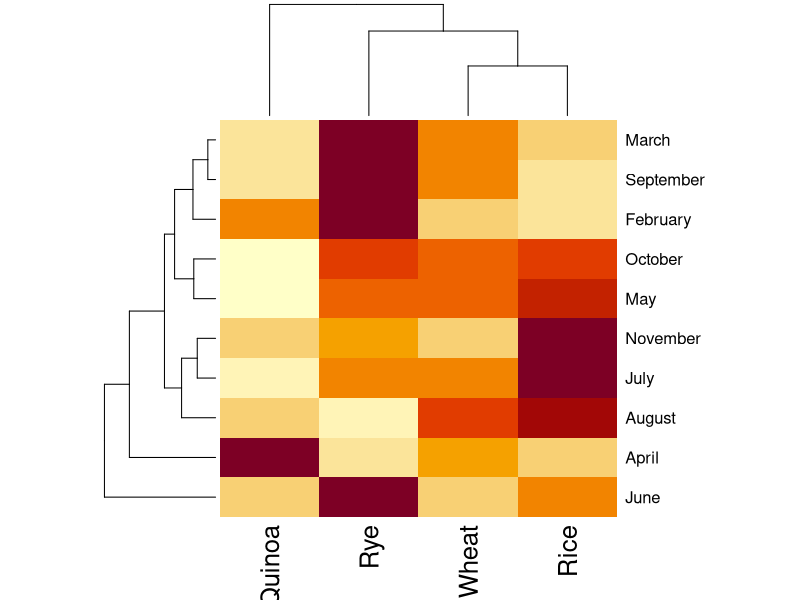
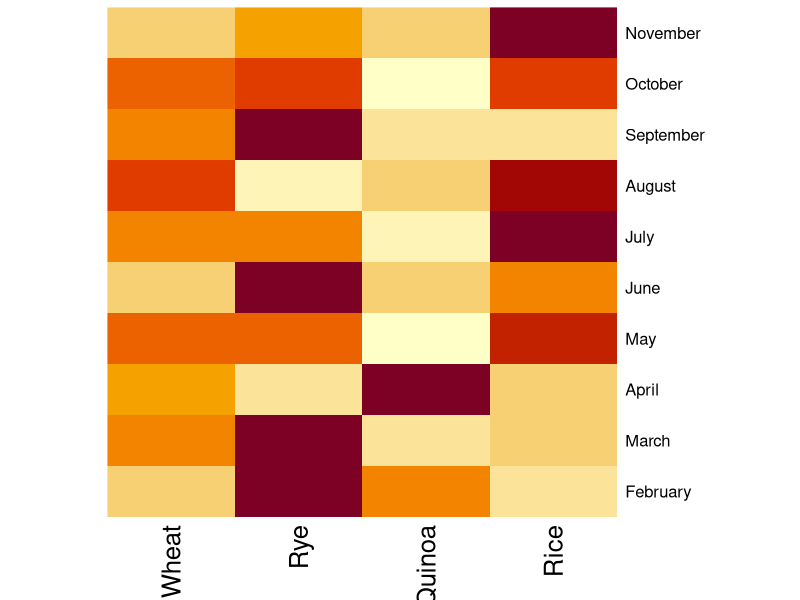
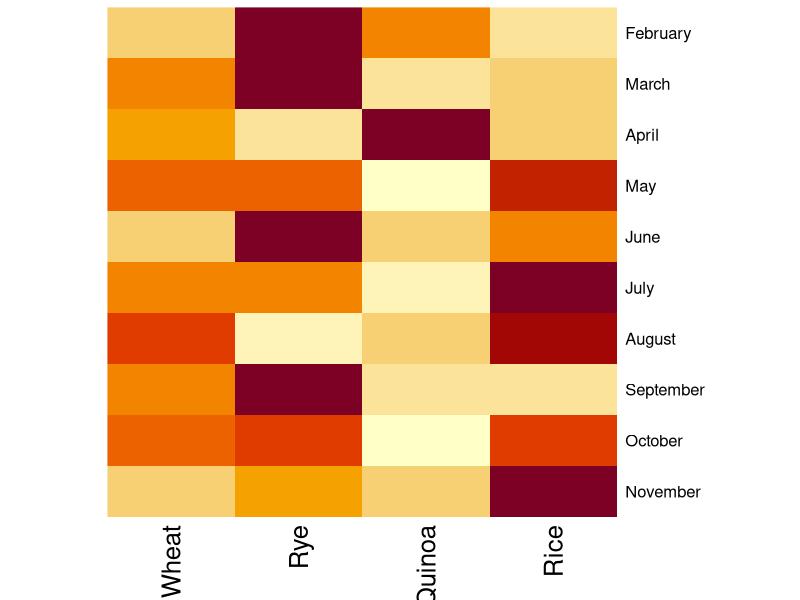
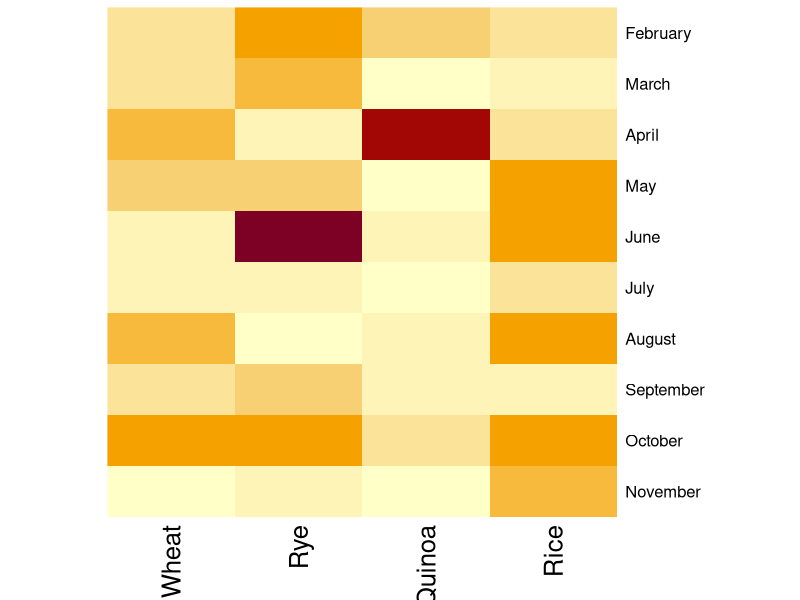
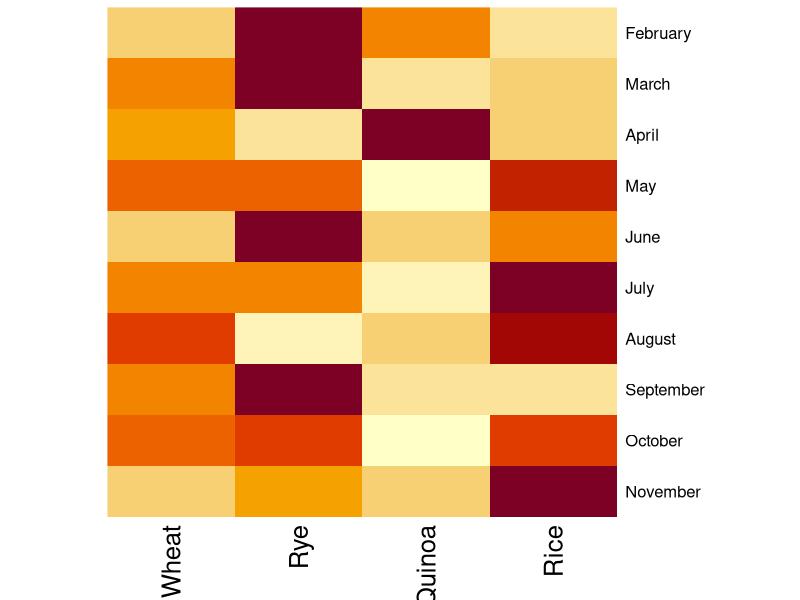
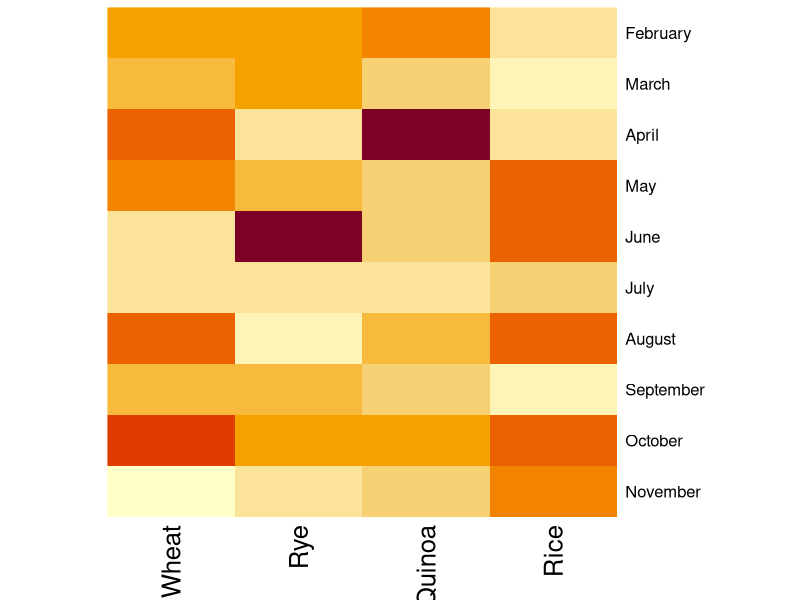
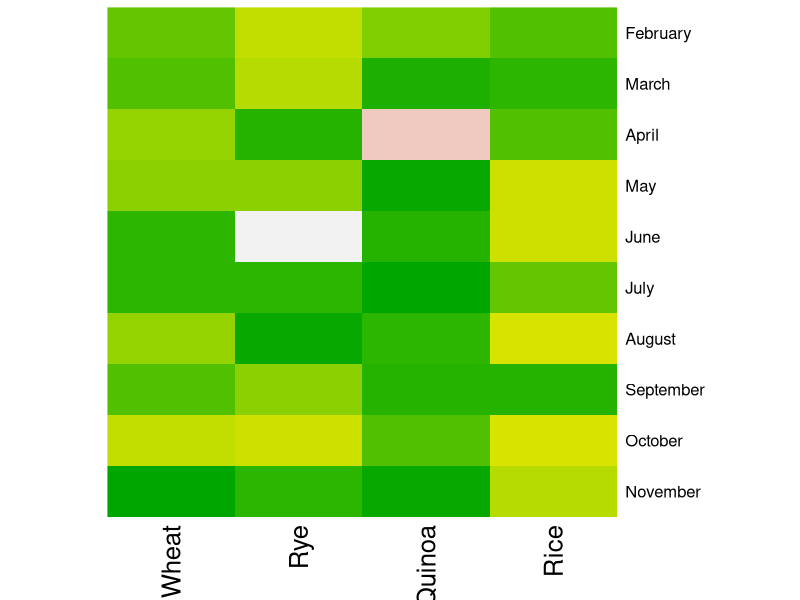
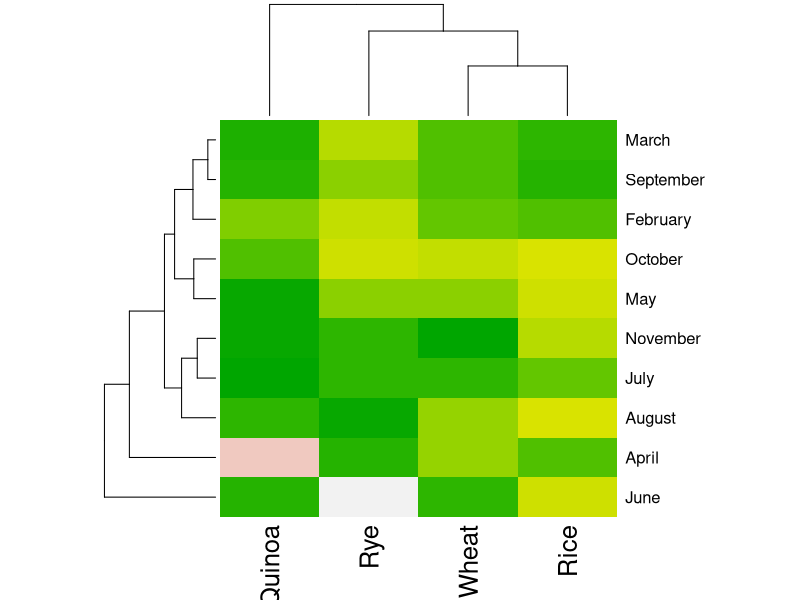

These figures' R source, in order:
# Copyright Mark Niemann-Ross, 2019
# Author: Mark Niemann-Ross. mark.niemannross@gmail.com
# LinkedIn: https://www.linkedin.com/in/markniemannross/
# Github: https://github.com/mnr
# More Learning: http://niemannross.com/link/mnratlil
# Description: heatmap

# first concern about heatmap - data must be a numeric matrix

mySimpleData <- matrix(c(sample(1:25, 40, replace=TRUE)), nrow = 10)
mySimpleData[15] <- 50 # YIKES! an outlier!
mySimpleData[23] <- 45 # YIKES! an outlier!
mySimpleColNames <- c("Wheat", "Rye", "Quinoa", "Rice" )
dimnames(mySimpleData) <- list(c(month.name[2:11]), mySimpleColNames)

# the very basic heatmap
heatmap(mySimpleData) 
# rows and columns are grouped and a dendogram is shown

# use RowV and ColV = NA to suppress dendogram
heatmap(mySimpleData, Rowv = NA, Colv = NA) 

# months from top to bottom
heatmap(mySimpleData, Rowv = NA, Colv = NA, revC = TRUE) 

# scale = none keeps the color -> value consistent
# row/column scaled to mean of 0, stdDev = 1
heatmap(mySimpleData, Rowv = NA, Colv = NA, revC = TRUE, scale = "none") 
heatmap(mySimpleData, Rowv = NA, Colv = NA, revC = TRUE, scale = "row")
heatmap(mySimpleData, Rowv = NA, Colv = NA, revC = TRUE, scale = "column") 

# change the colors
heatmap(mySimpleData, 
        Rowv = NA, Colv = NA, revC = TRUE,
        scale = "none",
        col=terrain.colors(max(mySimpleData))
        ) 

heatmap(mySimpleData, 
        scale = "none",
        col=terrain.colors(max(mySimpleData))
) 
